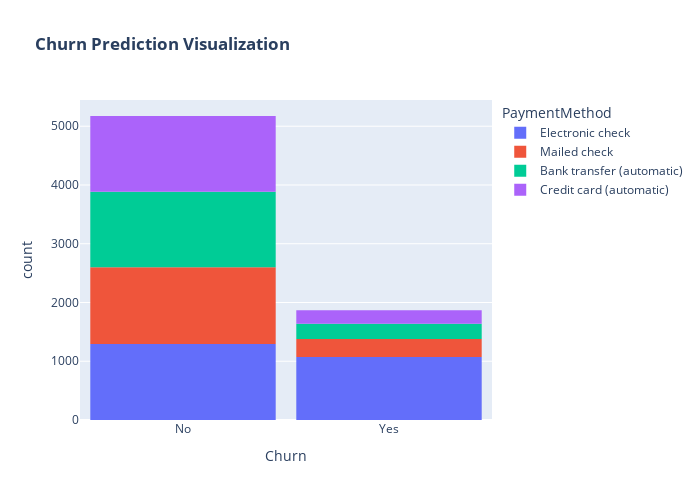

Here is the notebook cell this chart was saved with:
### Code cell
fig = px.histogram(df, x="Churn", color="PaymentMethod", title="<b>Churn Prediction Visualization</b>")
fig.update_layout(width=700, height=500, bargap=0.1)
fig.show()

### Figure 1 — Plotly figure (JSON) as saved in the notebook; plotly's stock layout.template omitted (floating-point values rounded to 4 significant figures; data arrays with more than 128 entries replaced by an {"elided": "..."} marker saying what was removed)
{"data": [{"alignmentgroup": "True", "bingroup": "x", "hovertemplate": "PaymentMethod=Electronic check<br>Churn=%{x}<br>count=%{y}<extra></extra>", "legendgroup": "Electronic check", "marker": {"color": "#636efa", "pattern": {"shape": ""}}, "name": "Electronic check", "offsetgroup": "Electronic check", "orientation": "v", "showlegend": true, "type": "histogram", "x": {"elided": "2365 str values"}, "xaxis": "x", "yaxis": "y"}, {"alignmentgroup": "True", "bingroup": "x", "hovertemplate": "PaymentMethod=Mailed check<br>Churn=%{x}<br>count=%{y}<extra></extra>", "legendgroup": "Mailed check", "marker": {"color": "#EF553B", "pattern": {"shape": ""}}, "name": "Mailed check", "offsetgroup": "Mailed check", "orientation": "v", "showlegend": true, "type": "histogram", "x": {"elided": "1612 str values"}, "xaxis": "x", "yaxis": "y"}, {"alignmentgroup": "True", "bingroup": "x", "hovertemplate": "PaymentMethod=Bank transfer (automatic)<br>Churn=%{x}<br>count=%{y}<extra></extra>", "legendgroup": "Bank transfer (automatic)", "marker": {"color": "#00cc96", "pattern": {"shape": ""}}, "name": "Bank transfer (automatic)", "offsetgroup": "Bank transfer (automatic)", "orientation": "v", "showlegend": true, "type": "histogram", "x": {"elided": "1544 str values"}, "xaxis": "x", "yaxis": "y"}, {"alignmentgroup": "True", "bingroup": "x", "hovertemplate": "PaymentMethod=Credit card (automatic)<br>Churn=%{x}<br>count=%{y}<extra></extra>", "legendgroup": "Credit card (automatic)", "marker": {"color": "#ab63fa", "pattern": {"shape": ""}}, "name": "Credit card (automatic)", "offsetgroup": "Credit card (automatic)", "orientation": "v", "showlegend": true, "type": "histogram", "x": {"elided": "1522 str values"}, "xaxis": "x", "yaxis": "y"}], "layout": {"bargap": 0.1, "barmode": "relative", "height": 500, "legend": {"title": {"text": "PaymentMethod"}, "tracegroupgap": 0}, "title": {"text": "<b>Churn Prediction Visualization</b>"}, "width": 700, "xaxis": {"anchor": "y", "domain": [0, 1], "title": {"text": "Churn"}}, "yaxis": {"anchor": "x", "domain": [0, 1], "title": {"text": "count"}}}}
